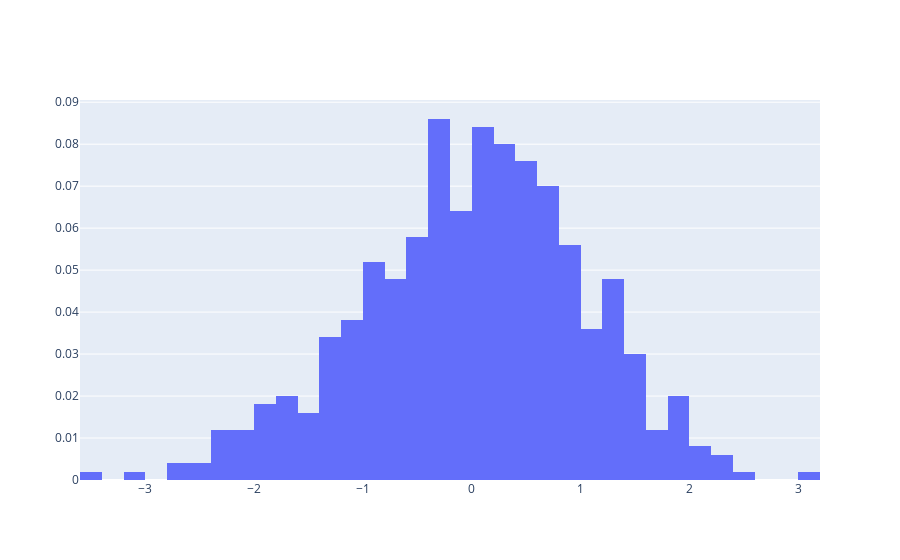

Notebook code for this chart:
### Code cell
import plotly as py
import plotly.graph_objs as go
import numpy as np

x = np.random.randn(500)
data = [go.Histogram(x=x, histnorm='probability')]
py.offline.iplot(data, filename='normalized histogram')

### Figure 1 — Plotly figure (JSON) as saved in the notebook; plotly's stock layout.template omitted (floating-point values rounded to 4 significant figures; data arrays with more than 128 entries replaced by an {"elided": "..."} marker saying what was removed)
{"data": [{"histnorm": "probability", "type": "histogram", "x": {"elided": "500 float values"}}], "layout": {}}
